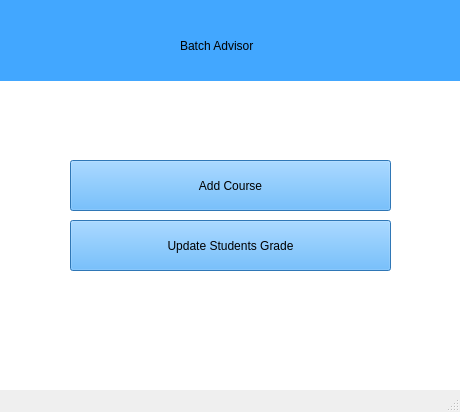
<?xml version="1.0" encoding="UTF-8"?>
<ui version="4.0">
 <class>AdvisorMenu</class>
 <widget class="QMainWindow" name="AdvisorMenu">
  <property name="geometry">
   <rect>
    <x>0</x>
    <y>0</y>
    <width>460</width>
    <height>412</height>
   </rect>
  </property>
  <property name="windowTitle">
   <string>MainWindow</string>
  </property>
  <widget class="QWidget" name="centralwidget">
   <widget class="QWidget" name="LoginPage" native="true">
    <property name="enabled">
     <bool>true</bool>
    </property>
    <property name="geometry">
     <rect>
      <x>0</x>
      <y>0</y>
      <width>461</width>
      <height>391</height>
     </rect>
    </property>
    <property name="autoFillBackground">
     <bool>false</bool>
    </property>
    <property name="styleSheet">
     <string notr="true">background-color: rgb(255, 255, 255);</string>
    </property>
    <property name="inputMethodHints">
     <set>Qt::ImhNone</set>
    </property>
    <widget class="QWidget" name="widget_2" native="true">
     <property name="geometry">
      <rect>
       <x>0</x>
       <y>0</y>
       <width>461</width>
       <height>81</height>
      </rect>
     </property>
     <property name="styleSheet">
      <string notr="true">background-color: rgb(66, 167, 255);</string>
     </property>
     <widget class="QLabel" name="label">
      <property name="geometry">
       <rect>
        <x>180</x>
        <y>30</y>
        <width>121</width>
        <height>31</height>
       </rect>
      </property>
      <property name="styleSheet">
       <string notr="true">font: 63 16pt &quot;Sitka Display Semibold&quot;;
background-color: rgb(66, 167, 255);
</string>
      </property>
      <property name="text">
       <string>Batch Advisor</string>
      </property>
     </widget>
    </widget>
    <widget class="QPushButton" name="addCourse">
     <property name="geometry">
      <rect>
       <x>70</x>
       <y>160</y>
       <width>321</width>
       <height>51</height>
      </rect>
     </property>
     <property name="styleSheet">
      <string notr="true">background-color: rgb(66, 167, 255);
font: 63 16pt &quot;Sitka Display Semibold&quot;;</string>
     </property>
     <property name="text">
      <string>Add Course</string>
     </property>
    </widget>
    <widget class="QPushButton" name="UpdateGrade">
     <property name="geometry">
      <rect>
       <x>70</x>
       <y>220</y>
       <width>321</width>
       <height>51</height>
      </rect>
     </property>
     <property name="styleSheet">
      <string notr="true">background-color: rgb(66, 167, 255);
font: 63 16pt &quot;Sitka Display Semibold&quot;;</string>
     </property>
     <property name="text">
      <string>Update Students Grade</string>
     </property>
    </widget>
   </widget>
  </widget>
  <widget class="QMenuBar" name="menubar">
   <property name="geometry">
    <rect>
     <x>0</x>
     <y>0</y>
     <width>460</width>
     <height>21</height>
    </rect>
   </property>
  </widget>
  <widget class="QStatusBar" name="statusbar"/>
 </widget>
 <resources/>
 <connections/>
</ui>
